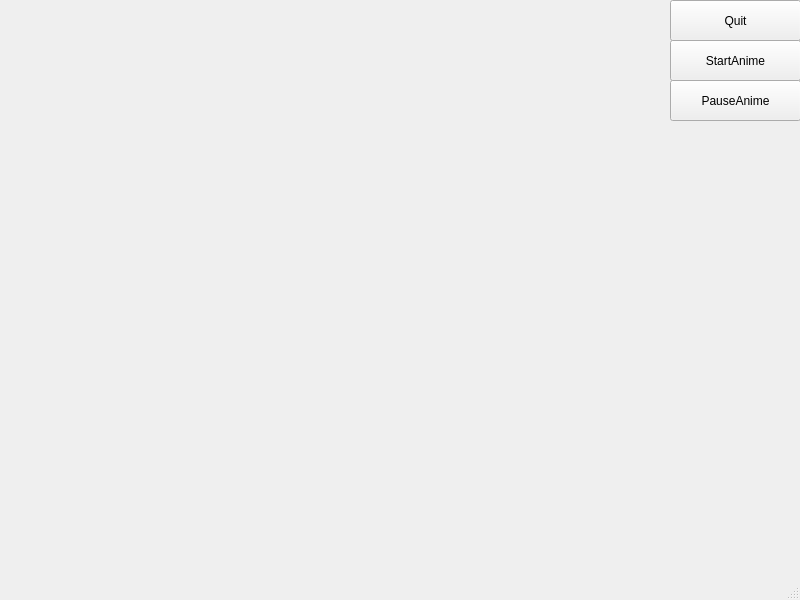
<?xml version="1.0" encoding="UTF-8"?>
<ui version="4.0">
 <class>MainWindow</class>
 <widget class="QMainWindow" name="MainWindow">
  <property name="geometry">
   <rect>
    <x>0</x>
    <y>0</y>
    <width>800</width>
    <height>600</height>
   </rect>
  </property>
  <property name="windowTitle">
   <string>MainWindow</string>
  </property>
  <widget class="QWidget" name="centralwidget">
   <widget class="MplWidget" name="widget" native="true">
    <property name="geometry">
     <rect>
      <x>-1</x>
      <y>-1</y>
      <width>671</width>
      <height>371</height>
     </rect>
    </property>
   </widget>
   <widget class="QPushButton" name="pushButton">
    <property name="geometry">
     <rect>
      <x>670</x>
      <y>0</y>
      <width>131</width>
      <height>41</height>
     </rect>
    </property>
    <property name="text">
     <string>Quit</string>
    </property>
   </widget>
   <widget class="QPushButton" name="pushButton_2">
    <property name="geometry">
     <rect>
      <x>670</x>
      <y>40</y>
      <width>131</width>
      <height>41</height>
     </rect>
    </property>
    <property name="text">
     <string>StartAnime</string>
    </property>
   </widget>
   <widget class="QPushButton" name="pushButton_3">
    <property name="geometry">
     <rect>
      <x>670</x>
      <y>80</y>
      <width>131</width>
      <height>41</height>
     </rect>
    </property>
    <property name="text">
     <string>PauseAnime</string>
    </property>
   </widget>
  </widget>
  <widget class="QMenuBar" name="menubar">
   <property name="geometry">
    <rect>
     <x>0</x>
     <y>0</y>
     <width>800</width>
     <height>22</height>
    </rect>
   </property>
  </widget>
  <widget class="QStatusBar" name="statusbar"/>
 </widget>
 <customwidgets>
  <customwidget>
   <class>MplWidget</class>
   <extends>QWidget</extends>
   <header>mplwidget.h</header>
   <container>1</container>
  </customwidget>
 </customwidgets>
 <resources/>
 <connections>
  <connection>
   <sender>pushButton</sender>
   <signal>clicked()</signal>
   <receiver>MainWindow</receiver>
   <slot>close()</slot>
   <hints>
    <hint type="sourcelabel">
     <x>718</x>
     <y>39</y>
    </hint>
    <hint type="destinationlabel">
     <x>699</x>
     <y>569</y>
    </hint>
   </hints>
  </connection>
  <connection>
   <sender>pushButton_2</sender>
   <signal>clicked()</signal>
   <receiver>widget</receiver>
   <slot>update()</slot>
   <hints>
    <hint type="sourcelabel">
     <x>695</x>
     <y>75</y>
    </hint>
    <hint type="destinationlabel">
     <x>640</x>
     <y>87</y>
    </hint>
   </hints>
  </connection>
  <connection>
   <sender>pushButton_3</sender>
   <signal>clicked()</signal>
   <receiver>widget</receiver>
   <slot>repaint()</slot>
   <hints>
    <hint type="sourcelabel">
     <x>717</x>
     <y>120</y>
    </hint>
    <hint type="destinationlabel">
     <x>596</x>
     <y>131</y>
    </hint>
   </hints>
  </connection>
 </connections>
</ui>
